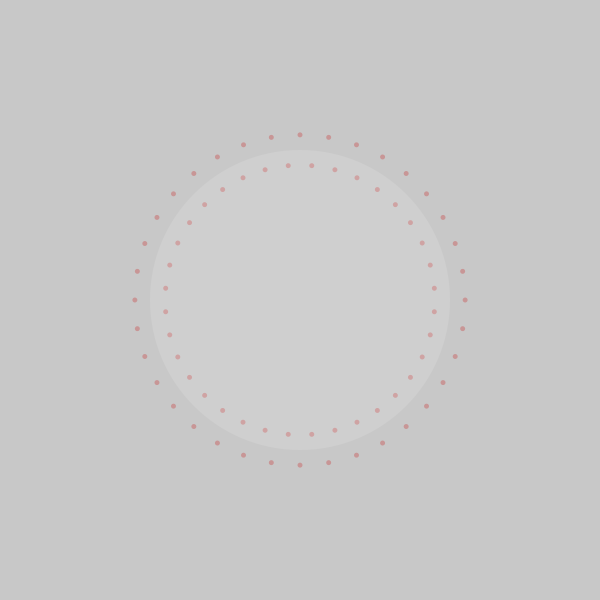
Frame 1 (no input)
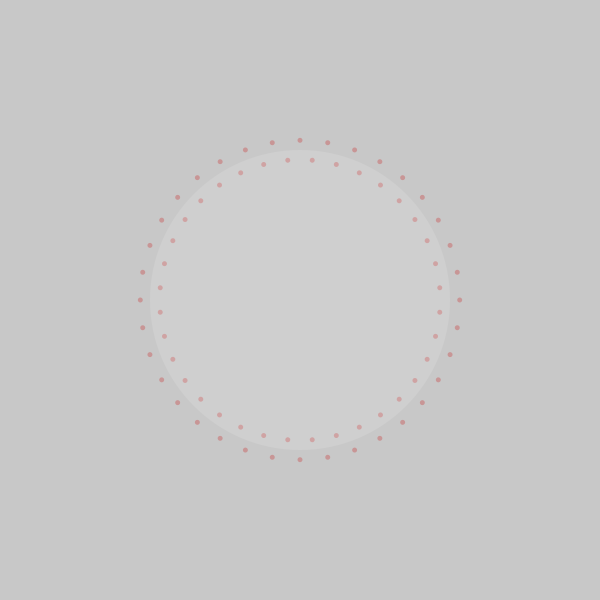
Frame 60 (the mouse pressed at the canvas centre just before this capture)
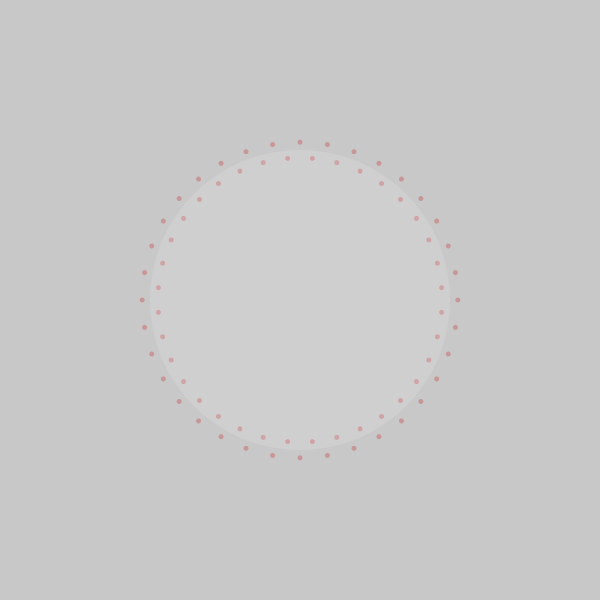
Frame 120 (the mouse held since frame 60 and released just before this capture)

The Processing sketch that drew these frames (run headless with seeded random() and noise(); from frame 60 on, the mouse is pressed at the canvas centre):

// Processing sketch: noiseStar_01
// ── noiseStar_01.pde
star S;

void setup(){
  size(600,600);
  S = new star(300,300,150);
}

void draw(){
  background(200);
  
  S.update();
  S.display();
}

// ── star.pde
class star{
  
  float x,y,r;
  int num;
  
  float t;
  color c;
  float d;
  
  star(float _x, float _y, float _r){
    x = _x;
    y = _y;
    r = _r;
    
    c = color(255,32);
    num = 36;
    d = r/3;
  }
  
  void display(){
    noStroke();
    
    // trigonom
    float aa = TWO_PI / num;
    fill(200,0,0, 64);
    
    for(int n = 0; n<num; n++){
      
      float a = aa*n;
      float dd = map(noise(t), 0,1, 0, d/2);
      
      float xp = x + cos(a)*(r+dd);
      float yp = y + sin(a)*(r+dd);
      
      
      ellipse(xp, yp, 5,5);
      
      a+= aa/2;
      float xpi = x + cos(a)*(r-dd);
      float ypi = y + sin(a)*(r-dd);
      ellipse(xpi, ypi, 5,5);
    }
    
    
    fill(c);
    ellipse(x,y,r*2,r*2);
    
    t+=0.1;
    
  }
  
  void update(){
    
  }
  
}
